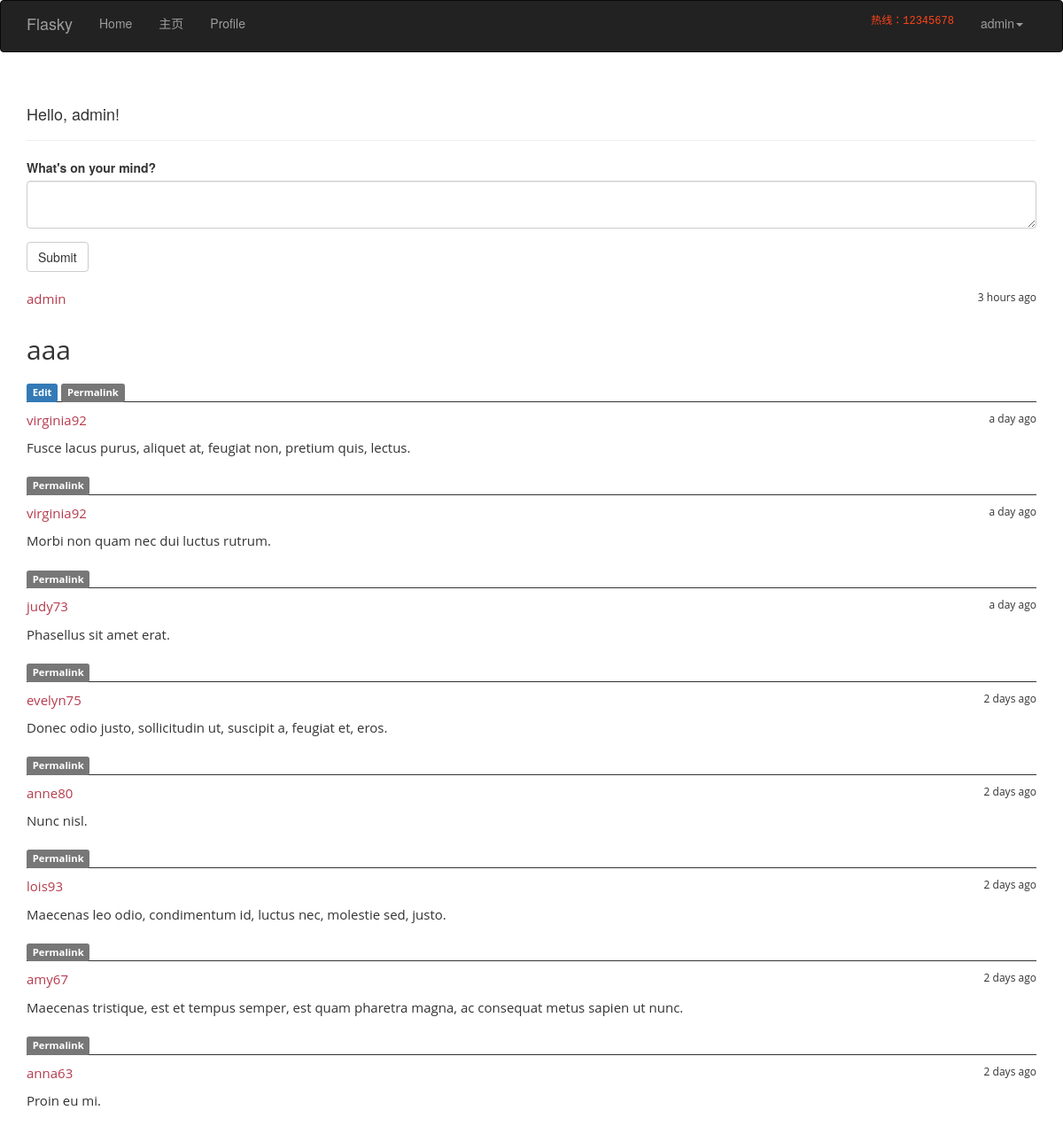
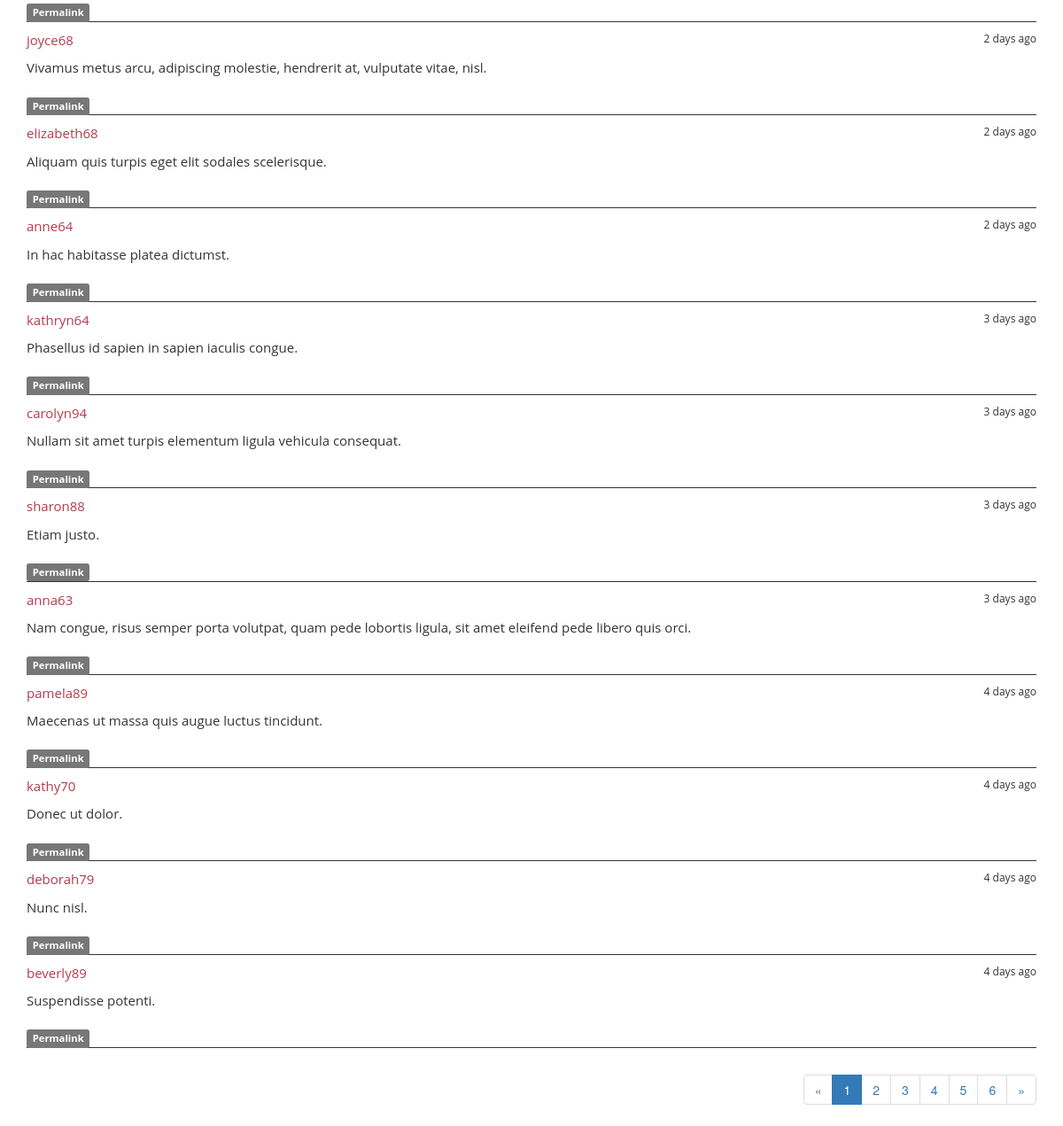
Page / (signed in) on the earlier database version (2 pictures, top to bottom).
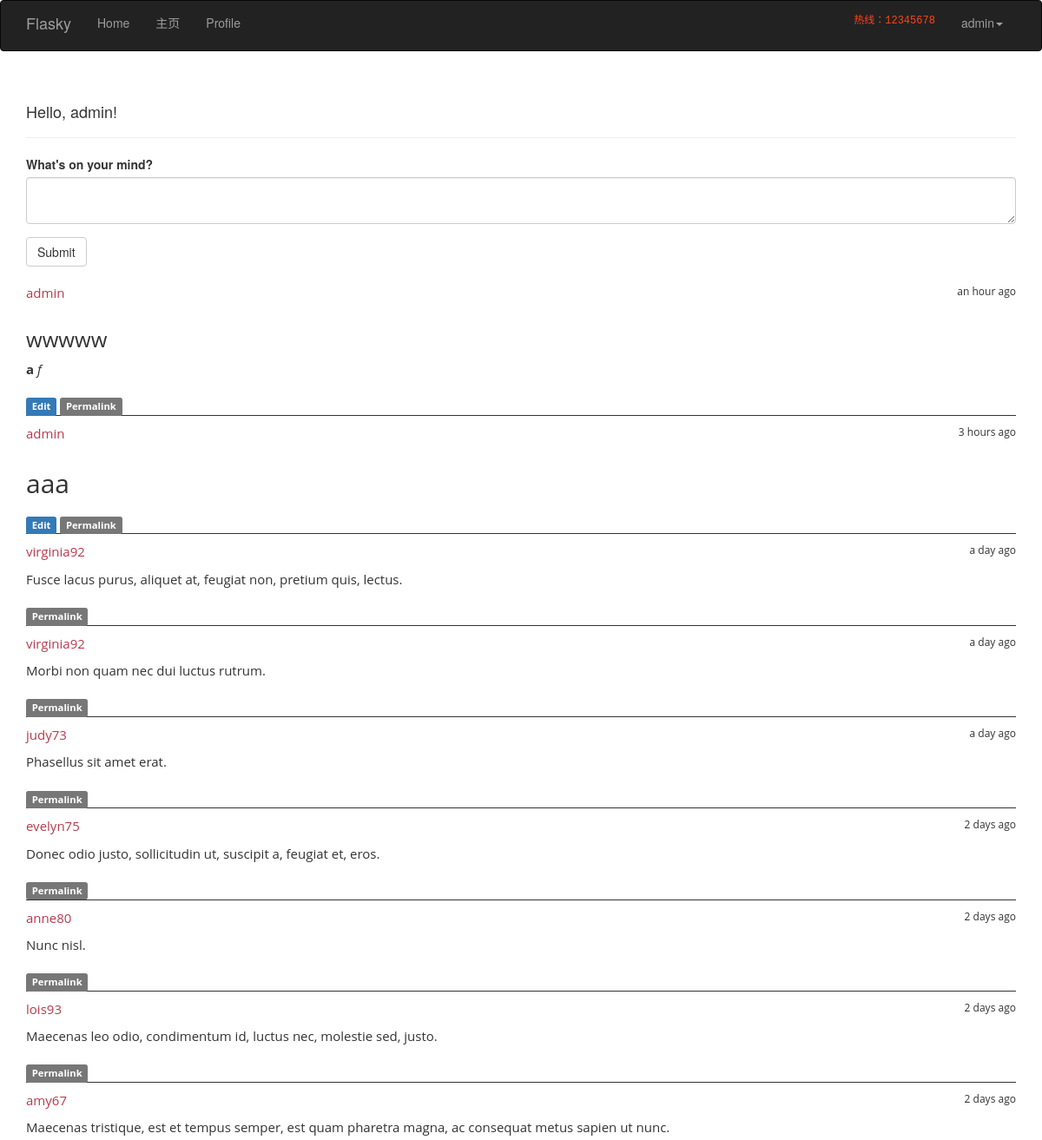
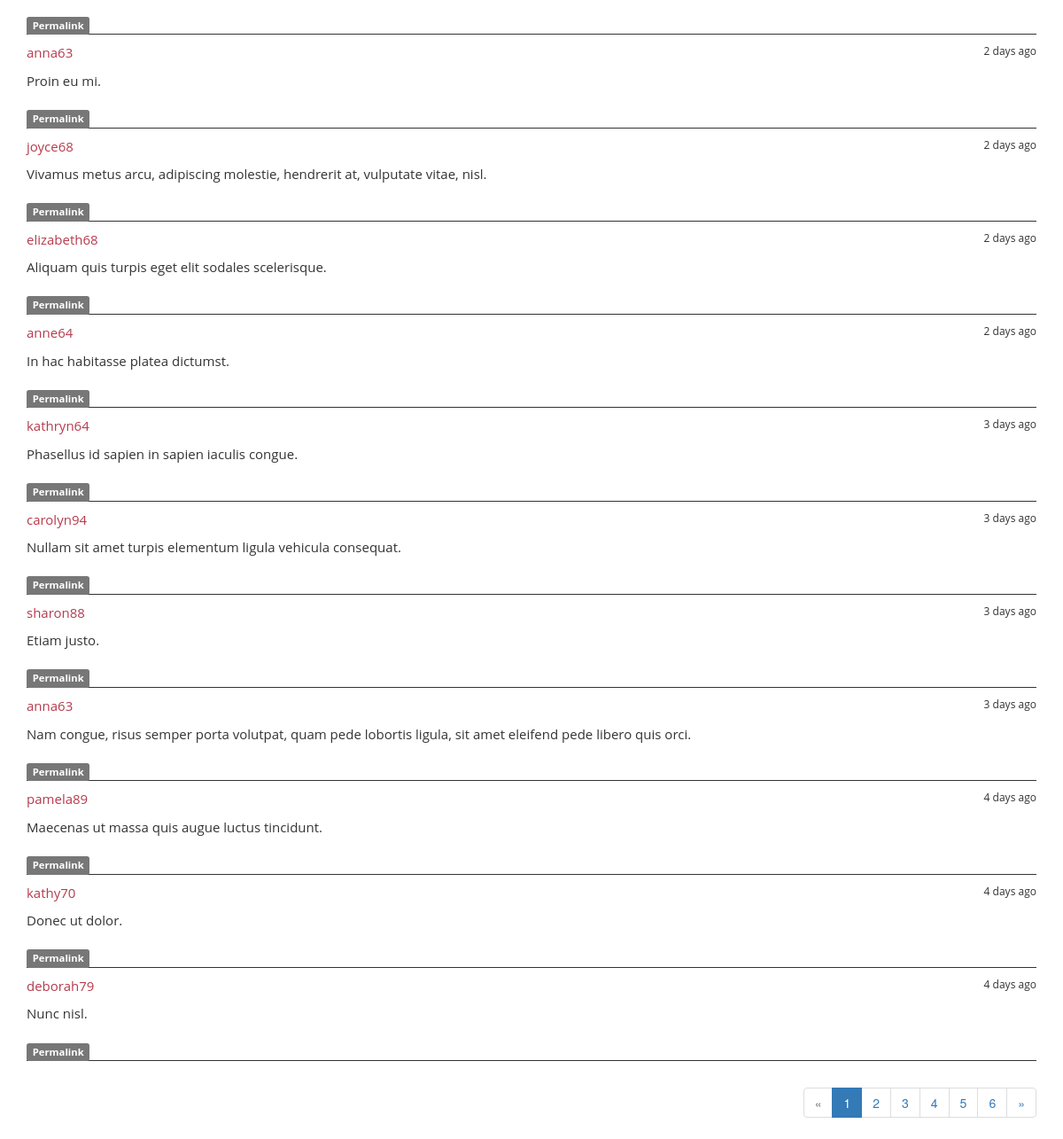
Same page on the later database version (2 pictures, top to bottom).
### app/models.py (models this page shows, shortened)
class User(UserMixin,db.Model):
    __tablename__ = 'users'
    id = db.Column(db.Integer, primary_key=True)
    email= db.Column(db.String(64),unique=True,index=True)
    nickname=db.Column(db.String(64),unique= True,index=True)
    username = db.Column(db.String(64))
    role_id = db.Column(db.Integer, db.ForeignKey('roles.id'))
    password_hash = db.Column(db.String(128))
    location = db.Column(db.String(64))
    member_since = db.Column(db.DateTime(),default=datetime.utcnow)
    last_seen = db.Column(db.DateTime(),default=datetime.utcnow)
    confirmed = db.Column(db.Boolean,default=True)
    posts = db.relationship('Post',backref='author',lazy='dynamic')
    @property
    def password(self):
        raise AttributeError('password is not a readable attribute')
    def can(self,permissions):
        return self.role is not None and (self.role.permissions & permissions) == permissions
    def is_administrator(self):
        return self.can(Permission.ADMINISTER)
    def ping(self):
        self.last_seen = datetime.utcnow()
        db.session.add(self)

class Post(db.Model):
    __tablename__='posts'
    id = db.Column(db.Integer,primary_key=True)
    body = db.Column(db.Text)
    body_html = db.Column(db.Text)
    timestamp = db.Column(db.DateTime,index=True,default=datetime.utcnow)
    author_id = db.Column(db.Integer,db.ForeignKey('users.id'))

### app/main/views.py (the view)
@main.route('/',methods=['GET','POST'])
def index():
    form = PostForm()
    if current_user.can(Permission.WRITE_ARTICLES) and form.validate_on_submit():
        post=Post(body=form.body.data,author=current_user._get_current_object())
        db.session.add(post)
        return redirect(url_for('.index'))
    page = request.args.get('page',1,type=int)
    pagination = Post.query.order_by(Post.timestamp.desc()).paginate(page,per_page=current_app.config['FLASKY_POSTS_PER_PAGE'],error_out=False)
    posts = pagination.items
    return render_template('index.html',form=form, posts=posts, pagination=pagination)

### app/main/forms.py
class PostForm(FlaskForm):
    body=PageDownField("What's on your mind?",validators=[Required()])
    submit=SubmitField('Submit')

### app/auth/views.py (called while the page is built)
@auth.before_app_request
def befor_request():
    if current_user.is_authenticated:
        current_user.ping()
        if not current_user.confirmed and request.endpoint[:5] != 'auth.':
            return redirect(url_for('auth.unconfirmed'))

@auth.before_app_request
def befor_request():
    if current_user.is_authenticated \
            and not current_user.confirmed \
            and request.endpoint[:5] != 'auth.'\
            and request.endpoint != 'static':
        return redirect(url_for('auth.unconfirmed'))

### app/main/__init__.py (called while the page is built)
@main.app_context_processor
def inject_permissions():
    return dict(Permission=Permission)

### app/models.py (called while the page is built)
@login_manager.user_loader
def load_user(user_id):
    return User.query.get(int(user_id))

### app/templates/index.html (shortened to what this page needs)
{% extends "base.html" %}
{% import "bootstrap/wtf.html" as wtf %}
{% import "_macros.html" as macro %}
{% block head %}
{{ super() }}
    <link href="http://maxcdn.bootstrapcdn.com/font-awesome/4.2.0/css/font-awesome.min.css" rel="stylesheet">
    <link rel="stylesheet" href="{{ url_for('static', filename = 'css/style.css') }}" media="screen" type="text/css" />
{% endblock %}
{% block page_content %}
    <div class="page-header">
        <h4>Hello, {% if current_user.is_authenticated %}{{ current_user.username }}{% else %}Stranger{% endif %}!</h4>
    </div>
    <div>
    {% if current_user.can(Permission.WRITE_ARTICLES) %}
    {{ wtf.quick_form(form) }}
    {% endif %}
    </div>
    {% include 'posts.html' %}
    <div class="pagination">
    {{ macro.pagination_widget(pagination,'.index') }}
    </div>
{% endblock %}

### app/templates/base.html (shortened to what this page needs)
{% extends "bootstrap/base.html" %}
{% block head %}
{{ super() }}
<link rel="stylesheet" type="text/css" href="{{ url_for('static', filename = 'css/style.css') }}">
{% endblock %}
{% block navbar %}
<div class="navbar navbar-inverse" role="navigation">
    <div class="container">
        <div class="navbar-header">
            <a class="navbar-brand" href="{{ url_for('main.index') }}">Flasky</a>
        </div>
        <div class="navbar-collapse collapse">
            <ul class="nav navbar-nav navbar-left">
                <li class="dropdown">
                     <a href="#" class = "dropdown-toggle" data-toggle="dropdown">Home</a>
                </li>
            </ul>
            <ul class="nav navbar-nav navbar-left">
                <li class="dropdown">
                     <a href="#" class = "dropdown-toggle" data-toggle="dropdown">主页</a>
                </li>
            </ul>
            <ul class="nav navbar-nav navbar-left">
                {% if current_user.is_authenticated %}
                <li><a href="{{ url_for('main.edit_profile') }}">Profile</a></li>
                {% endif %}
            </ul>
            <ul class="nav navbar-nav navbar-right">
                <li>
                    <p class="aa">热线：12345678</p>
                </li>
                {% if current_user.is_authenticated %}
                <li class="dropdown">
                    <a href="#" class = "dropdown-toggle" data-toggle="dropdown">{{ current_user.nickname}}<b class = "caret"></b></a>
                </li>
                {% else %}
                <li><a href="{{ url_for('auth.login') }}">Log In</a></li>
                {% endif %}
            </ul>
        </div>
    </div>
</div>
{% endblock %}
{% block content %}
<div class="container">
    {% block page_content %}{% endblock %}
</div>
{% endblock %}

### app/templates/_macros.html (shortened to what this page needs)
{% macro pagination_widget(pagination,endpoint) %}
<ul class="pagination">
<li {% if not pagination.has_prev %}class="disabled"{% endif %}>
<a href={% if pagination.has_prev %}{{ url_for(endpoint,page=pagination.page - 1,**kwargs) }}{% else %}#{% endif %}>
&laquo;
</a>
</li>
{% for p in pagination.iter_pages() %}
    {% if p %}
        {% if p ==pagination.page %}
        <li class ="active">
        <a href="{{ url_for(endpoint,page=p,**kwargs) }}">{{ p }}</a>
        </li>
        {% else %}
        <li><a href="{{ url_for(endpoint,page=p,**kwargs) }}">{{ p }}</a></li>
        {% endif %}
    {% else %}
    <li class="disabled"><a href="#">&hellip;</a></li>
    {% endif %}
{% endfor %}
<li{% if not pagination.has_next %}class="disabled"{% endif %}>
<a href="{% if pagination.has_next %}{{ url_for(endpoint,page=pagination.page + 1,**kwargs) }}{% else %}#{% endif %}">
&raquo;
</a>
</li>
</ul>
{% endmacro %}

### app/templates/posts.html (shortened to what this page needs)
 <ul class="posts">
    {% for post in posts %}
        <li class="post">
        <div class="profile-thumbnail">
        </div>
        <div class="post-content">
        <div class="post-date">{{ moment(post.timestamp).fromNow() }}</div>
        <div class="post-author">
        <a href="{{ url_for('.user', nickname=post.author.nickname) }}">
        {{ post.author.nickname }}
        </a>
        </div>
        <div class="post-body">
            {% if post.body_html %}
            {{ post.body_html|safe }}
            {% else %}
            {{ post.body}}
            {% endif %}
        </div>
        <div class="post-footer">
             {% if current_user == post.author %}
                <a href="{{ url_for('.edit', id=post.id) }}">
                    <span class="label label-primary">Edit</span>
             </a>
             {% elif current_user.is_administrator() %}<a href="{{ url_for('.edit', id=post.id) }}">
                 <span class="label label-danger">Edit [Admin]</span>
             </a>
                {% endif %}
        <a href="{{ url_for('.post',id=post.id) }}">
            <span class="label label-default">Permalink</span>
        </a>
        </div>
        </div>
        </li>
    {% endfor %}
    </ul>

### app/static/css/style.css (style rules this page uses)
.aa { padding: 15px; font-family: "Bitstream Vera Sans Mono", Monaco, "Courier New", Courier, monospace; color: #ff4418; font-size:12px; }
* { margin: 0; padding: 0; -webkit-box-sizing: border-box; -moz-box-sizing: border-box; box-sizing: border-box; }
ul { list-style-type: none; }
a { color: #b63b4d; text-decoration: none; }
.posts { font-family:'Open Sans', Arial, Helvetica, Sans-serif, Verdana, Tahoma; font-size:15px; margin-top:10px; }
.post { border-bottom:1px solid; }
.profile-thumbnail { color: #c12c42; padding-top:10px; }
.post-date { float: right; font-size:12px; }
.post-body { padding:10px 0 10px 0 ; }
div.pagination { width: 100%; text-align: right; padding: 0px; margin: 0px; }

Differences in the rows shown:
no longer on this page (row unchanged): Post: timestamp "4 days ago", author.nickname "beverly89", body_html "Suspendisse potenti."
added Post: timestamp "an hour ago", author.nickname "admin", body_html "wwwww a f"
